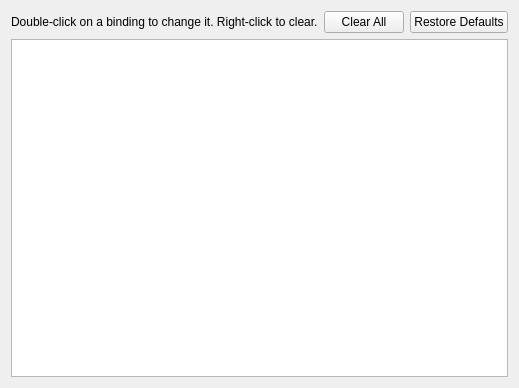
<?xml version="1.0" encoding="UTF-8"?>
<ui version="4.0">
 <class>ConfigureHotkeys</class>
 <widget class="QWidget" name="ConfigureHotkeys">
  <property name="geometry">
   <rect>
    <x>0</x>
    <y>0</y>
    <width>363</width>
    <height>388</height>
   </rect>
  </property>
  <property name="windowTitle">
   <string>Hotkey Settings</string>
  </property>
  <layout class="QVBoxLayout" name="verticalLayout">
   <item>
    <layout class="QHBoxLayout" name="horizontalLayout">
     <item>
      <widget class="QLabel" name="label_2">
       <property name="text">
        <string>Double-click on a binding to change it. Right-click to clear.</string>
       </property>
      </widget>
     </item>
     <item>
      <spacer name="horizontalSpacer">
       <property name="orientation">
        <enum>Qt::Horizontal</enum>
       </property>
       <property name="sizeHint" stdset="0">
        <size>
         <width>40</width>
         <height>20</height>
        </size>
       </property>
      </spacer>
     </item>
     <item>
      <widget class="QPushButton" name="button_clear_all">
       <property name="text">
        <string>Clear All</string>
       </property>
      </widget>
     </item>
     <item>
      <widget class="QPushButton" name="button_restore_defaults">
       <property name="text">
        <string>Restore Defaults</string>
       </property>
      </widget>
     </item>
    </layout>
   </item>
   <item>
    <layout class="QVBoxLayout" name="verticalLayout_2">
     <item>
      <widget class="QTreeView" name="hotkey_list">
       <property name="editTriggers">
        <set>QAbstractItemView::NoEditTriggers</set>
       </property>
       <property name="sortingEnabled">
        <bool>false</bool>
       </property>
      </widget>
     </item>
    </layout>
   </item>
  </layout>
 </widget>
 <resources/>
 <connections/>
</ui>
